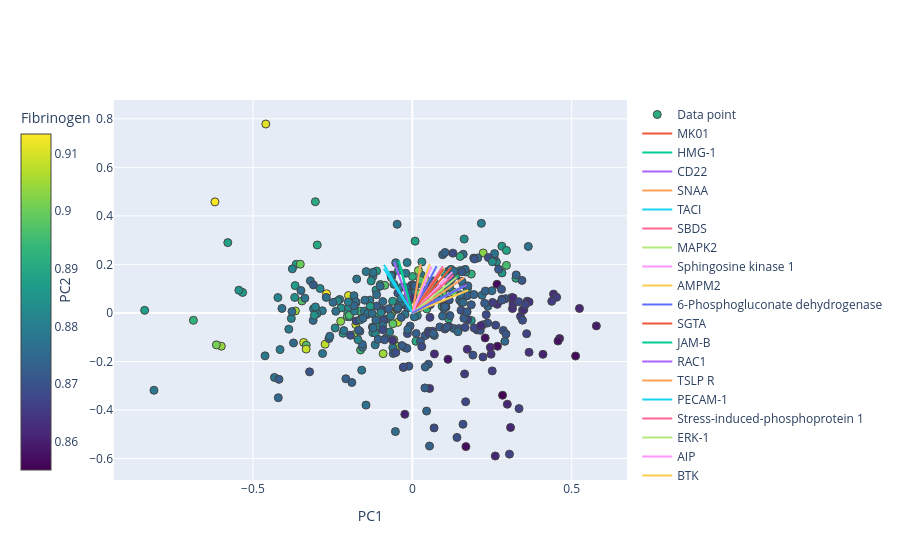

Notebook source saved alongside this figure:
### Code cell
feature = 'Fibrinogen' 
fig = visualisation.pca_biplot(W, scores, corrected_second_trimester, topN = 20, XPC = 'PC1', YPC = 'PC2', feature = feature)
fig.show()

# cc_90th DE + constrained: PIM1, UFC1, CPNE1, PPIE?, RAN, DSC3, GPC2, COLEC12, UBE2N
# cc_90th non-DE + constrained: Cyclophilin A, IL-7 Ra, AMNLS, NRP1, FGF-12, Livin B, Arylsulfatase A, STX1a, Flt-3, 6-Phosphogluconate dehydrogenase, Endoglin, IF4A3, IL-17 RC, ULBP-2
# cc_90th non-DE + unconstrained: Fibrinogen

# cc_10th DE + constrained: PCNA, DSC3, GAS1, NR1D1, CNTF, DLL4?, LIN7B, MAPKAPK3?, MEPE?, FSTL3?, GPC2, IL22RA1
# cc_10th non-DE + constrained: Keratin 18, Livin B, GX, FGF-12, IL-10, ENA-78, Galectin-8, b-Endorphin, IL-7 Ra, TAJ, TNF sR-I, Arylsulfatase A, Cyclophilin A, carbonic anhydrase II
# cc_10th non-DE + unconstrained:

# expression different between groups: PKC-B-II, JAK2, Cyclophilin A, P-Selectin, IGFBP-6, Soggy-1, FER, a2-Macroglobulin, Thrombin, PKC-A, STX1a, Cadherin-6, PCSK7

# To be ignored because either problematic or irrelevant
# expression different between groups but highly correlated so potentially problematic: MAPKAPK3 + DEAD-box protein 19B + Integrin a1b1 + GAS1
# cc_90th DE + unconstrained: ACE2
# cc_10th DE + unconstrained: -

### Figure 1 — Plotly figure (JSON) as saved in the notebook; plotly's stock layout.template omitted (floating-point values rounded to 4 significant figures; data arrays with more than 128 entries replaced by an {"elided": "..."} marker saying what was removed)
{"data": [{"marker": {"color": {"elided": "372 float values"}, "colorbar": {"title": {"text": "Fibrinogen"}, "x": -0.2, "y": 0.5}, "colorscale": [[0, "#440154"], [0.1111, "#482878"], [0.2222, "#3e4989"], [0.3333, "#31688e"], [0.4444, "#26828e"], [0.5556, "#1f9e89"], [0.6667, "#35b779"], [0.7778, "#6ece58"], [0.8889, "#b5de2b"], [1, "#fde725"]], "line": {"width": 1}, "size": 8}, "mode": "markers", "name": "Data point", "text": {"elided": "371 str values"}, "type": "scatter", "x": {"elided": "372 float values"}, "y": {"elided": "372 float values"}}, {"mode": "lines", "name": "MK01", "type": "scatter", "x": [0, 0.1219], "y": [0, 0.1875]}, {"mode": "lines", "name": "HMG-1", "type": "scatter", "x": [0, -0.0422], "y": [0, 0.2151]}, {"mode": "lines", "name": "CD22", "type": "scatter", "x": [0, -0.05722], "y": [0, 0.2112]}, {"mode": "lines", "name": "SNAA", "type": "scatter", "x": [0, 0.1621], "y": [0, 0.1454]}, {"mode": "lines", "name": "TACI", "type": "scatter", "x": [0, -0.08888], "y": [0, 0.1984]}, {"mode": "lines", "name": "SBDS", "type": "scatter", "x": [0, 0.0959], "y": [0, 0.1924]}, {"mode": "lines", "name": "MAPK2", "type": "scatter", "x": [0, 0.1013], "y": [0, 0.1839]}, {"mode": "lines", "name": "Sphingosine kinase 1", "type": "scatter", "x": [0, 0.1254], "y": [0, 0.1683]}, {"mode": "lines", "name": "AMPM2", "type": "scatter", "x": [0, 0.05484], "y": [0, 0.2025]}, {"mode": "lines", "name": "6-Phosphogluconate dehydrogenase", "type": "scatter", "x": [0, 0.07598], "y": [0, 0.1922]}, {"mode": "lines", "name": "SGTA", "type": "scatter", "x": [0, 0.09831], "y": [0, 0.1814]}, {"mode": "lines", "name": "JAM-B", "type": "scatter", "x": [0, -0.04005], "y": [0, 0.2018]}, {"mode": "lines", "name": "RAC1", "type": "scatter", "x": [0, 0.1701], "y": [0, 0.1144]}, {"mode": "lines", "name": "TSLP R", "type": "scatter", "x": [0, 0.02636], "y": [0, 0.2027]}, {"mode": "lines", "name": "PECAM-1", "type": "scatter", "x": [0, -0.0895], "y": [0, 0.1822]}, {"mode": "lines", "name": "Stress-induced-phosphoprotein 1", "type": "scatter", "x": [0, 0.129], "y": [0, 0.1566]}, {"mode": "lines", "name": "ERK-1", "type": "scatter", "x": [0, 0.1385], "y": [0, 0.1461]}, {"mode": "lines", "name": "AIP", "type": "scatter", "x": [0, 0.05983], "y": [0, 0.1904]}, {"mode": "lines", "name": "BTK", "type": "scatter", "x": [0, 0.1751], "y": [0, 0.09356]}, {"mode": "lines", "name": "DRG-1", "type": "scatter", "x": [0, 0.1632], "y": [0, 0.1112]}], "layout": {"xaxis": {"title": {"text": "PC1"}}, "yaxis": {"title": {"text": "PC2"}}}}
